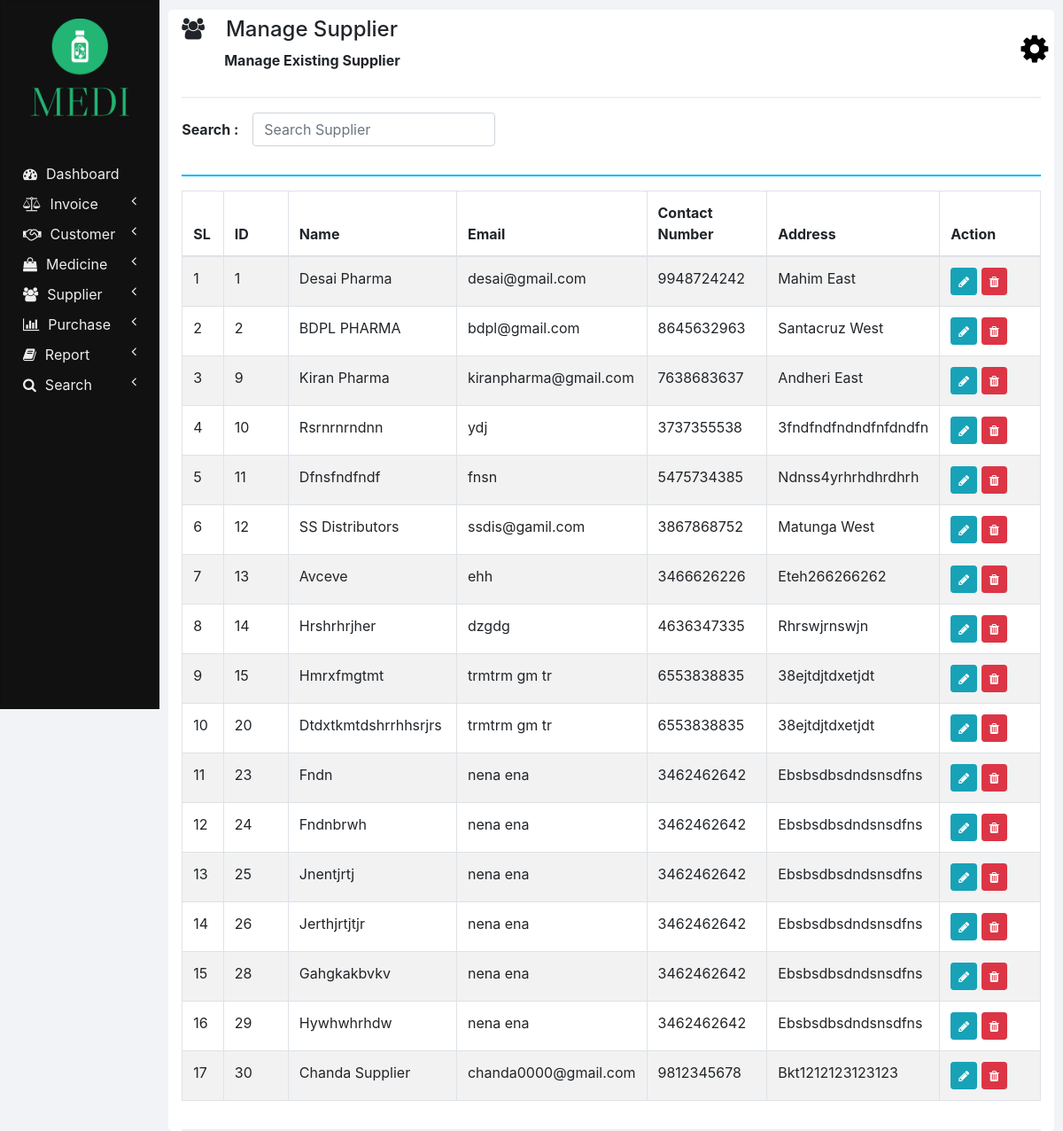
Page /manage_supplier.php on the committed database.
### tables this page shows
CREATE TABLE `suppliers` (
  `ID` int(11) NOT NULL,
  `NAME` varchar(100) NOT NULL,
  `EMAIL` varchar(100) NOT NULL,
  `CONTACT_NUMBER` varchar(10) NOT NULL,
  `ADDRESS` varchar(100) NOT NULL
);

### php/manage_supplier.php (the view, shortened to what this page needs)
<?php
  function showSuppliers($id) {
    require "db_connection.php";
    if($con) {
      $seq_no = 0;
      $query = "SELECT * FROM suppliers";
      $result = mysqli_query($con, $query);
      while($row = mysqli_fetch_array($result)) {
        $seq_no++;
        if($row['ID'] == $id)
          showEditOptionsRow($seq_no, $row);
        else
          showSupplierRow($seq_no, $row);
      }
    }
  }
  function showSupplierRow($seq_no, $row) {
    ?>
    <tr>
      <td><?php echo $seq_no; ?></td>
      <td><?php echo $row['ID'] ?></td>
      <td><?php echo $row['NAME']; ?></td>
      <td><?php echo $row['EMAIL']; ?></td>
      <td><?php echo $row['CONTACT_NUMBER']; ?></td>
      <td><?php echo $row['ADDRESS']; ?></td>
      <td>
        <button href="" class="btn btn-info btn-sm" onclick="editSupplier(<?php echo $row['ID']; ?>);">
          <i class="fa fa-pencil"></i>
        </button>
        <button class="btn btn-danger btn-sm" onclick="deleteSupplier(<?php echo $row['ID']; ?>);">
          <i class="fa fa-trash"></i>
        </button>
      </td>
    </tr>
    <?php
  }
  ?>

### css/sidenav.css (style rules this page uses)
body { background-color: #f1f3f6; }
.sidenav { width: 15%; height: 100vh; background-color: #222222; position: fixed; z-index: 1; flex: 1 0 auto; }
.card { width: 100%; height: 100%; top: 0; border-radius: 0; background-color: #111111; }
.logo .profile { margin-left: 50%; transform: translate(-50%); height: 110px; width: auto; }
.main-menu-item { padding: 5px 5px; cursor: pointer; }
.main-menu-item > a { color: #eeeeee; text-decoration: none; font-size: 16px; }
.main-menu-item > a > span { margin-left: 10px; }

### css/home.css (style rules this page uses)
html, body { height: 100vh; }

### rows in the picture
suppliers: seq_no "1", ID "1", NAME "Desai Pharma", EMAIL "desai@gmail.com", CONTACT_NUMBER "9948724242", ADDRESS "Mahim East"
suppliers: seq_no "2", ID "2", NAME "BDPL PHARMA", EMAIL "bdpl@gmail.com", CONTACT_NUMBER "8645632963", ADDRESS "Santacruz West"
suppliers: seq_no "3", ID "9", NAME "Kiran Pharma", EMAIL "kiranpharma@gmail.com", CONTACT_NUMBER "7638683637", ADDRESS "Andheri East"
suppliers: seq_no "4", ID "10", NAME "Rsrnrnrndnn", EMAIL "ydj", CONTACT_NUMBER "3737355538", ADDRESS "3fndfndfndndfnfdndfn"
suppliers: seq_no "5", ID "11", NAME "Dfnsfndfndf", EMAIL "fnsn", CONTACT_NUMBER "5475734385", ADDRESS "Ndnss4yrhrhdhrdhrh"
suppliers: seq_no "6", ID "12", NAME "SS Distributors", EMAIL "ssdis@gamil.com", CONTACT_NUMBER "3867868752", ADDRESS "Matunga West"
suppliers: seq_no "7", ID "13", NAME "Avceve", EMAIL "ehh", CONTACT_NUMBER "3466626226", ADDRESS "Eteh266266262"
suppliers: seq_no "8", ID "14", NAME "Hrshrhrjher", EMAIL "dzgdg", CONTACT_NUMBER "4636347335", ADDRESS "Rhrswjrnswjn"
suppliers: seq_no "9", ID "15", NAME "Hmrxfmgtmt", EMAIL "trmtrm gm tr", CONTACT_NUMBER "6553838835", ADDRESS "38ejtdjtdxetjdt"
suppliers: seq_no "10", ID "20", NAME "Dtdxtkmtdshrrhhsrjrs", EMAIL "trmtrm gm tr", CONTACT_NUMBER "6553838835", ADDRESS "38ejtdjtdxetjdt"
suppliers: seq_no "11", ID "23", NAME "Fndn", EMAIL "nena ena", CONTACT_NUMBER "3462462642", ADDRESS "Ebsbsdbsdndsnsdfns"
suppliers: seq_no "12", ID "24", NAME "Fndnbrwh", EMAIL "nena ena", CONTACT_NUMBER "3462462642", ADDRESS "Ebsbsdbsdndsnsdfns"
suppliers: seq_no "13", ID "25", NAME "Jnentjrtj", EMAIL "nena ena", CONTACT_NUMBER "3462462642", ADDRESS "Ebsbsdbsdndsnsdfns"
suppliers: seq_no "14", ID "26", NAME "Jerthjrtjtjr", EMAIL "nena ena", CONTACT_NUMBER "3462462642", ADDRESS "Ebsbsdbsdndsnsdfns"
suppliers: seq_no "15", ID "28", NAME "Gahgkakbvkv", EMAIL "nena ena", CONTACT_NUMBER "3462462642", ADDRESS "Ebsbsdbsdndsnsdfns"
suppliers: seq_no "16", ID "29", NAME "Hywhwhrhdw", EMAIL "nena ena", CONTACT_NUMBER "3462462642", ADDRESS "Ebsbsdbsdndsnsdfns"
suppliers: seq_no "17", ID "30", NAME "Chanda Supplier", EMAIL "chanda0000@gmail.com", CONTACT_NUMBER "9812345678", ADDRESS "Bkt1212123123123"

### other values in the picture
$heading "Manage Supplier"
$sub_heading "Manage Existing Supplier"
